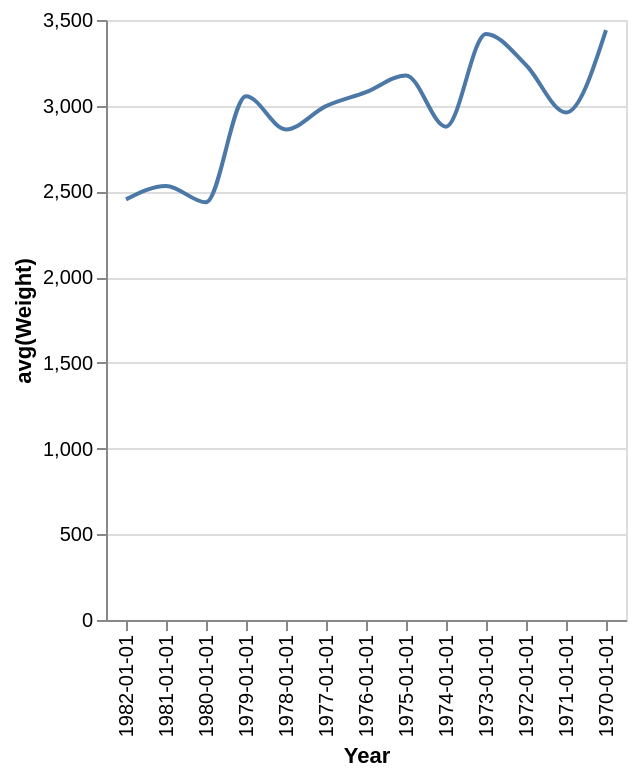

The specification (Vega-Lite) saved for this image:
### Vega-Lite specification from a JSON file in a GitHub repository (floating-point values rounded to 4 significant figures)
{"data": {"values": [{"x_data": "1982-01-01", "y_data": 2454.0}, {"x_data": "1981-01-01", "y_data": 2532.0}, {"x_data": "1980-01-01", "y_data": 2437.0}, {"x_data": "1979-01-01", "y_data": 3055.0}, {"x_data": "1978-01-01", "y_data": 2862.0}, {"x_data": "1977-01-01", "y_data": 2997.0}, {"x_data": "1976-01-01", "y_data": 3079.0}, {"x_data": "1975-01-01", "y_data": 3177.0}, {"x_data": "1974-01-01", "y_data": 2878.0}, {"x_data": "1973-01-01", "y_data": 3419.0}, {"x_data": "1972-01-01", "y_data": 3238.0}, {"x_data": "1971-01-01", "y_data": 2960.0}, {"x_data": "1970-01-01", "y_data": 3441.0}]}, "mark": {"type": "line", "interpolate": "monotone"}, "encoding": {"x": {"field": "x_data", "type": "nominal", "title": "Year", "sort": "descending"}, "y": {"field": "y_data", "type": "quantitative", "title": "avg(Weight)"}}}
